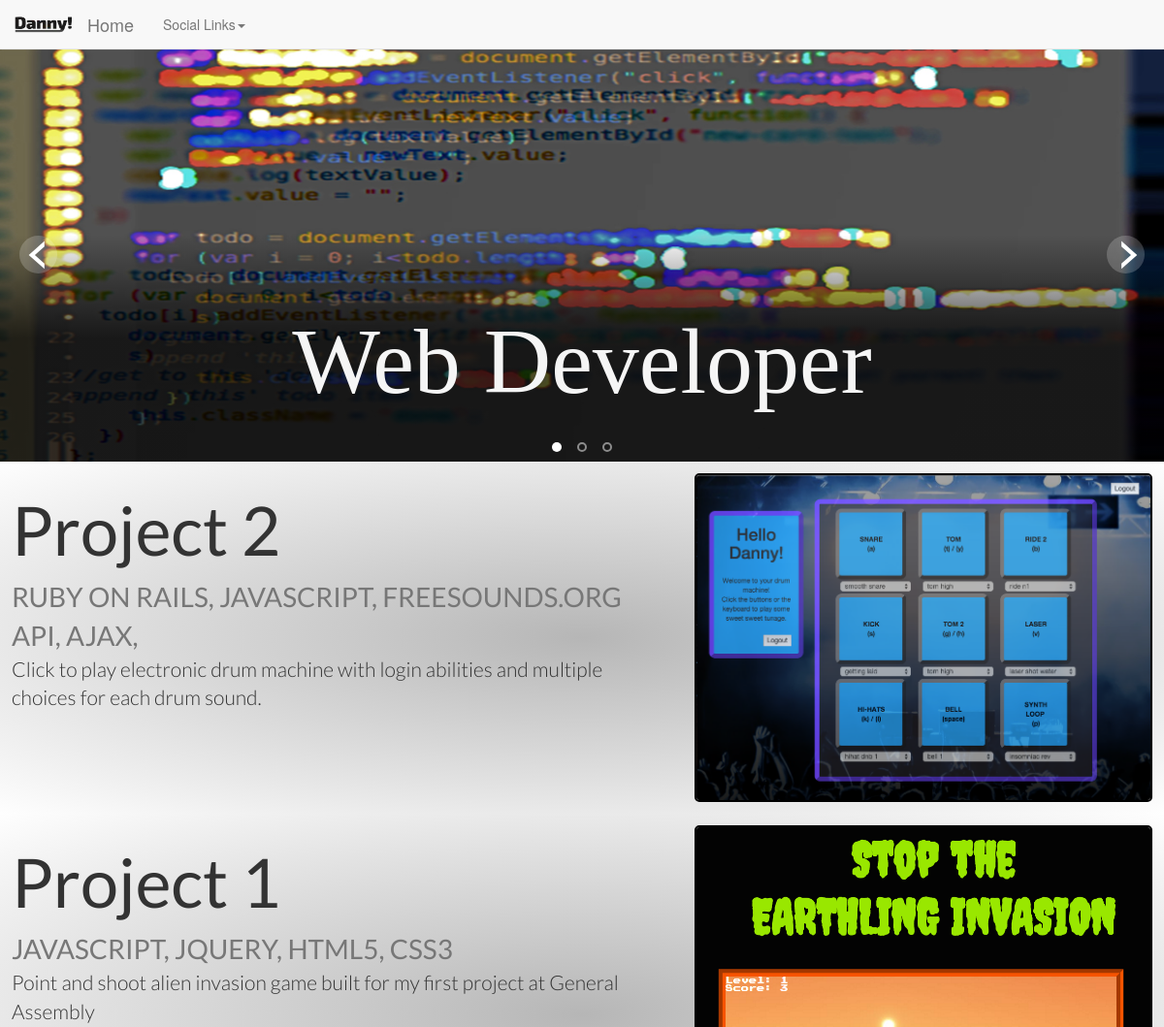
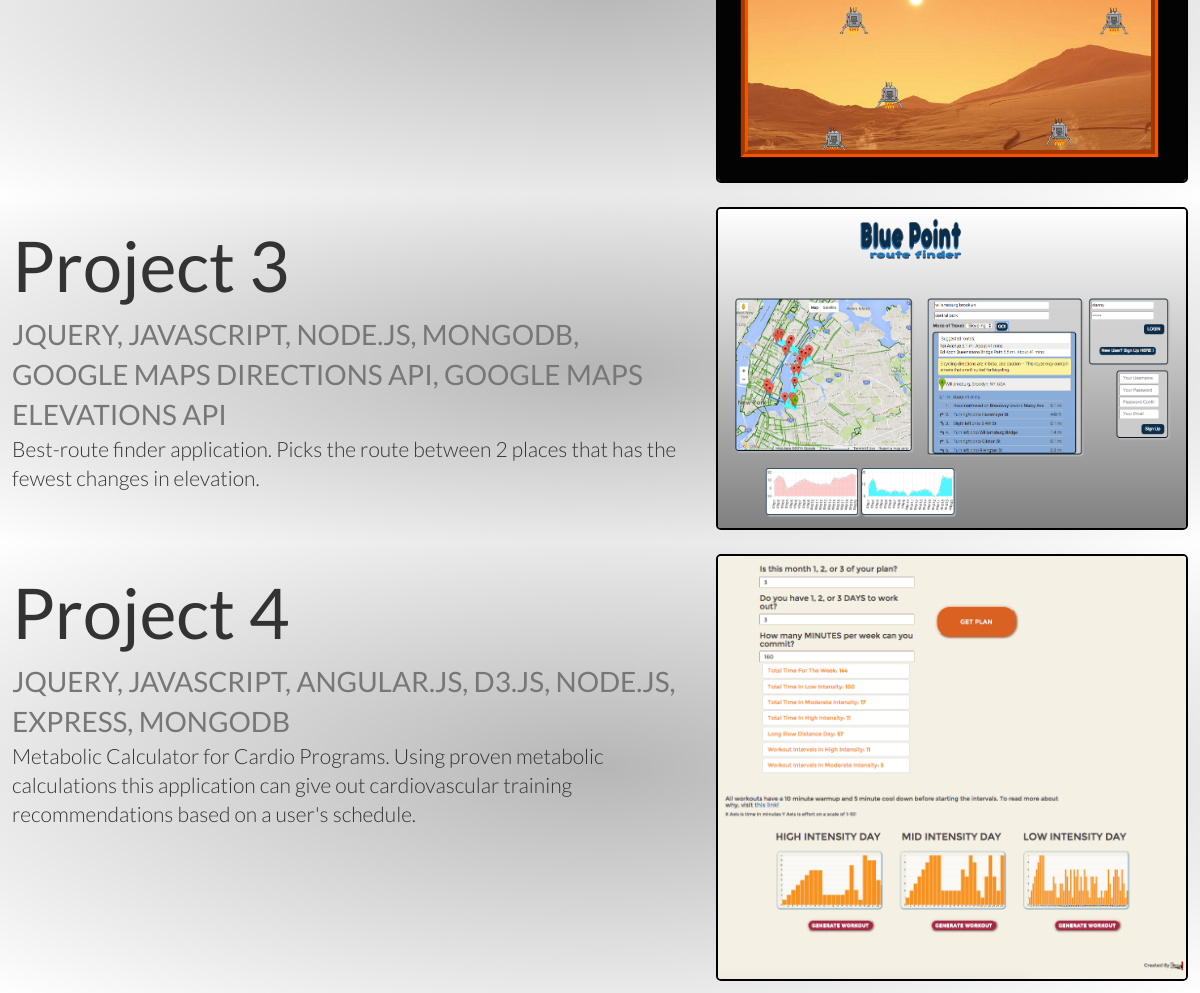
Before: / with the older database file (2 pictures, top to bottom).
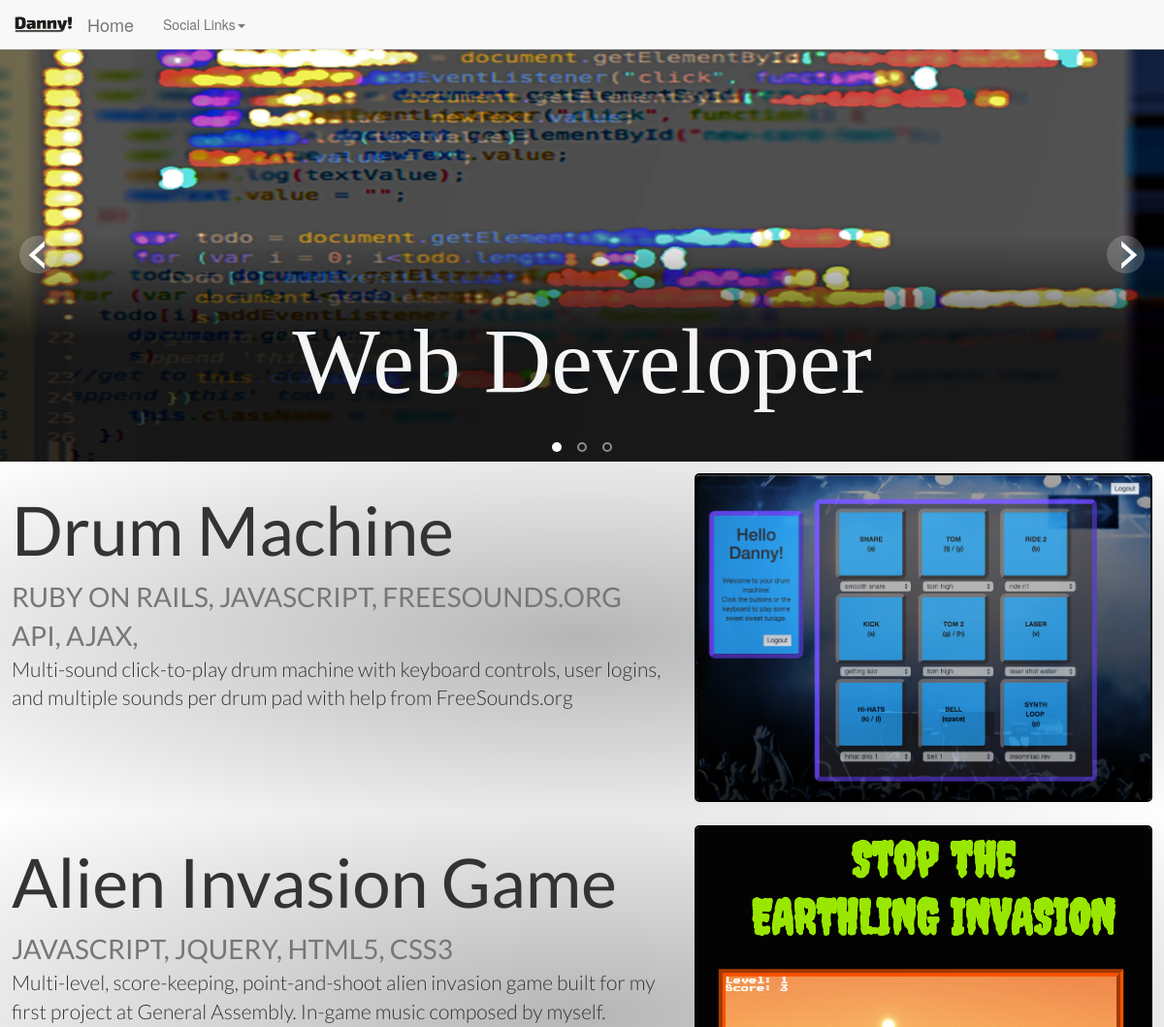
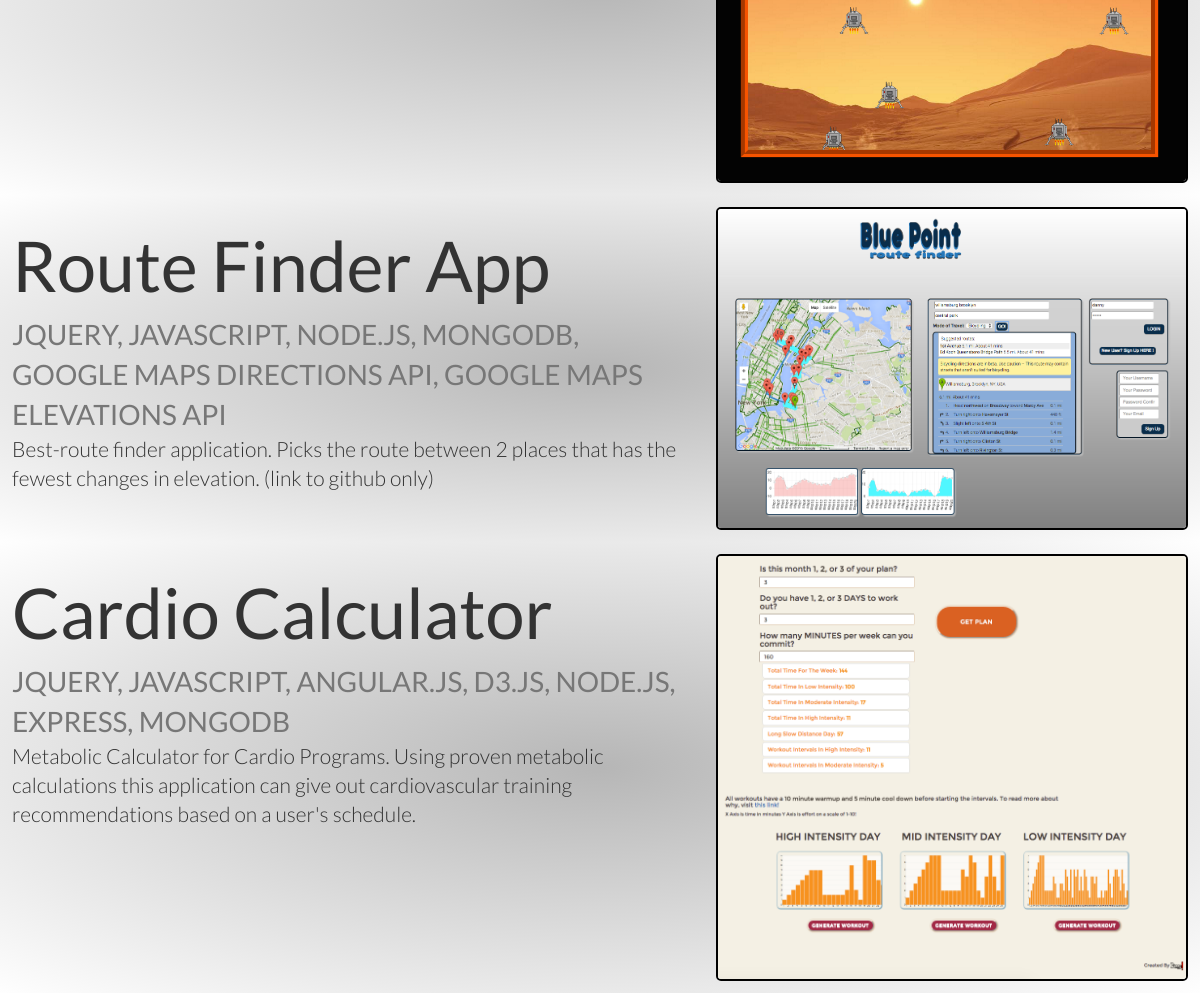
After: the same page with the newer database file (2 pictures, top to bottom).
### personalapp/models.py (models this page shows)
class Project(models.Model):
    title = models.CharField(max_length=200)
    languages = models.TextField()
    description = models.TextField()
    project_url = models.URLField(max_length=2000, null=True, blank=True)
    image = models.ImageField(upload_to='images/', null=True, blank=True)

### personalapp/views.py (the view)
# urls.py: url(r'^$', views.index, name='index'),
def index(request):
    splashes = Splash.objects.all()
    projects = Project.objects.all()
    return render(request, 'projects/index.html', {
        'projects': projects,
        'splashes': splashes,
    })

### personaldjango/templates/projects/index.html (shortened to what this page needs)
{% extends "base.html" %}
  {% block content %}
  <div id="content">
  {% for project in projects %}
  <div class="row featurette">
    <div class="col-md-7">
      <h2 class="featurette-heading">{{ project.title|capfirst }}</h2>
      <span class="text-muted">{{ project.languages|upper }}</span>
      <p class="lead">{{ project.description }}</p>
      </div>
      <div class="col-md-5">
        <img class="featurette-image img-responsive center-block" src="{{ project.image.url }}" alt="">
    </div>
  </div>
  {% endfor %}
  </div>
  {% endblock %}

### personaldjango/templates/base.html (shortened to what this page needs)
{% load staticfiles %}
{% load bootstrap3 %}
{% bootstrap_css %}
<!DOCTYPE html>
<html lang="en">
<head>
  <link rel="stylesheet" href="{% static 'main.css' %}">
</head>
  <body>
    <div id="page">
      <nav class="navbar navbar-default navbar-fixed-top">
        <div class="container-fluid">
            <div class="navbar-header">
              <a class="navbar-brand" href="#">
                <img src="media/DannyLogo.png" alt="Danny!">
              </a>
              <a class="navbar-brand" href="/">Home</a>
        </div>
    <div class="collapse navbar-collapse" id="bs-example-navbar-collapse-1">
      <ul class="nav navbar-nav">
        <li class="dropdown">
          <a href="#" class="dropdown-toggle" data-toggle="dropdown" role="button" aria-haspopup="true" aria-expanded="false">Social Links<span class="caret"></span></a>
        </li>
      </ul>
    </div>
  </div>
</nav>
      <div class="landing">
        <div class="landing_data">
          <div class="landing_panel" data-image="/media/landing/js_image">
            <h3>Web Developer</h3>
          </div>
        </div>
      </div>
        {% block content %}
        {% endblock content %}
    </div>
  </body>
</html>

### personaldjango/static/main.css (style rules this page uses)
body { margin: 0px; padding: 0px; }
.row { font-family: 'Lato', sans-serif; font-size: 2em; background-image: radial-gradient(#b6b6b6, #fff); padding: 12px; }
.row h2 { font-size: 2.5em; }
.landing { font-size: 16px; height: 425px; max-width: 2000px; margin: 0 auto; position: relative; background: #777; }
.landing .landing_panel .panel_caption h3 { font-family: 'Playfair Display', serif; margin: 0px 0px 0px 0px; font-weight: 400; font-size: 6em; color:#f5f5f5; }
.navbar { margin: 0 auto; position: relative; }
.navbar .navbar-brand img { height: 20px; width: 60px; }
#content img { width: 100%; height: auto; padding: 0px; background-size: cover; position: relative; border: 2px solid #000; border-radius: 5px; }

Changed rows visible on the page:
changed Project "RUBY ON RAILS, JAVASCRIPT, FREESOUNDS.ORG API, AJAX,": title "Project 2" → "Drum Machine"; description "Click to play electronic drum machine with login abilities and multiple choices for each drum sound." → "Multi-sound click-to-play drum machine with keyboard controls, user logins, and multiple sounds per drum pad with help from FreeSounds.org"
changed Project "JAVASCRIPT, JQUERY, HTML5, CSS3": title "Project 1" → "Alien Invasion Game"; description "Point and shoot alien invasion game built for my first project at General Assembly" → "Multi-level, score-keeping, point-and-shoot alien invasion game built for my first project at General Assembly. In-game music composed by myself."
changed Project: title "Project 3" → "Route Finder App"; description "Best-route finder application. Picks the route between 2 places that has the fewest changes in elevation." → "Best-route finder application. Picks the route between 2 places that has the fewest changes in elevation. (link to github only)"
changed Project "JQUERY, JAVASCRIPT, ANGULAR.JS, D3.JS, NODE.JS, EXPRESS, MONGODB": title "Project 4" → "Cardio Calculator"
